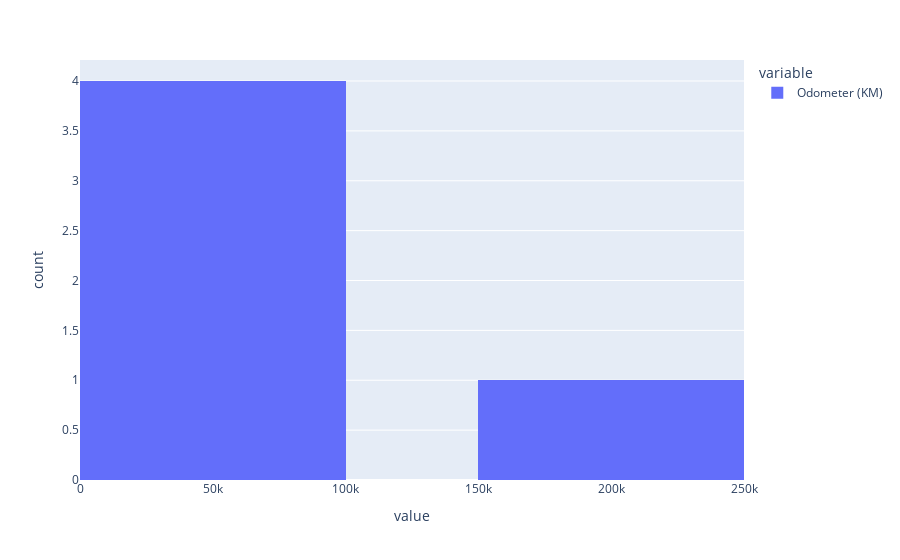

Notebook code cell kept with this figure:
### Code cell
hist_fig = px.histogram(car_sales_df["Odometer (KM)"])
hist_fig.show()

### Figure 1 — Plotly figure (JSON) as saved in the notebook; plotly's stock layout.template omitted (floating-point values rounded to 4 significant figures)
{"data": [{"bingroup": "x", "hovertemplate": "variable=Odometer (KM)<br>value=%{x}<br>count=%{y}<extra></extra>", "legendgroup": "Odometer (KM)", "marker": {"color": "#636efa", "pattern": {"shape": ""}}, "name": "Odometer (KM)", "orientation": "v", "showlegend": true, "type": "histogram", "x": [150043, 87899, 32549, 11179, 213095, 99213, 45698, 54738, 60000, 31600], "xaxis": "x", "yaxis": "y"}], "layout": {"barmode": "relative", "legend": {"title": {"text": "variable"}, "tracegroupgap": 0}, "margin": {"t": 60}, "xaxis": {"anchor": "y", "domain": [0, 1], "title": {"text": "value"}}, "yaxis": {"anchor": "x", "domain": [0, 1], "title": {"text": "count"}}}}
